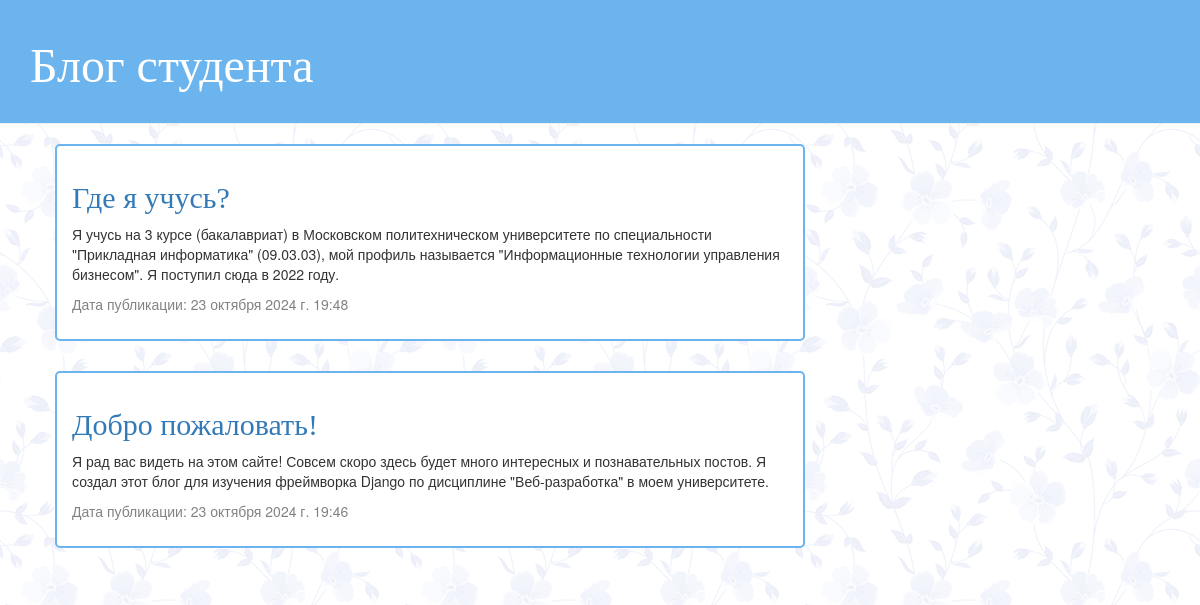
The page / on the database its author committed.
### blog/models.py (models this page shows, shortened)
class Post(models.Model):
    author = models.ForeignKey(settings.AUTH_USER_MODEL, on_delete=models.CASCADE)
    title = models.CharField(max_length=200)
    text = models.TextField()
    created_date = models.DateTimeField(default=timezone.now)
    published_date = models.DateTimeField(blank=True, null=True)

### blog/views.py (the view)
# urls.py: path('', views.post_list, name='post_list'),
def post_list(request):
    posts = Post.objects.filter(published_date__lte=timezone.now()).order_by('-published_date')
    return render(request, 'blog/post_list.html', {'posts': posts})

### blog/templates/blog/post_list.html
{% extends 'blog/base.html' %}
{% block content %}
    {% for post in posts %}
        <div class="post">
            <h2><a href="{% url 'post_detail' pk=post.pk %}">{{ post.title }}</a></h2>
            <p>{{ post.text|linebreaksbr }}</p>
						<div class="date">
               <p>Дата публикации: {{ post.published_date }}</p>
            </div>
        </div>
    {% endfor %}
{% endblock %}

### blog/templates/blog/base.html (shortened to what this page needs)
{% load static %}
<html>
    <head>
        <link rel="stylesheet" href="//maxcdn.bootstrapcdn.com/bootstrap/3.2.0/css/bootstrap.min.css">
        <link rel="stylesheet" href="//maxcdn.bootstrapcdn.com/bootstrap/3.2.0/css/bootstrap-theme.min.css">
        <link rel="stylesheet" href="{% static 'css/blog.css' %}">
    </head>
    <body>
        <div class="page-header">
            <h1><a href="/">Блог студента</a></h1>
        </div>
        <div class="content container">
            <div class="row">
                <div class="col-md-8">
                    {% block content %}
                    {% endblock %}
                </div>
            </div>
        </div>
    </body>
</html>

### blog/static/css/blog.css (style rules this page uses)
body { background: linear-gradient(rgba(255, 255, 255, 0.92), rgba(255, 255, 255, 0.92)), url("../images/background4.png"); }
h1 a { font-family: 'Italiana'; color: #ffffff; }
.page-header { background-color: #6CB4EE; margin-top: 0; padding: 20px 20px 20px 30px; }
.page-header h1, .page-header h1 a, .page-header h1 a:visited, .page-header h1 a:active { color: #ffffff; font-size: 36pt; text-decoration: none; }
.content { margin: 0 40px 0 40px; }
h2, h3, h4 { font-family: 'Italiana'; color: #000000; }
.date { color: #828282; }
.post { margin-bottom: 30px; border: solid 2px #6CB4EE; padding: 15px; border-radius: 5px; background-color: #ffffff; }

### rows shown on the page
Post: title "Где я учусь?", text "Я учусь на 3 курсе (бакалавриат) в Московском политехническом университете по специальности \"Прикладная информатика\" (09.03.03), мой профиль называется \"Информационные технологии управления бизнесом\". Я поступил сюда в 2022 году.", published_date "23 октября 2024 г. 19:48"
Post: title "Добро пожаловать!", text "Я рад вас видеть на этом сайте! Совсем скоро здесь будет много интересных и познавательных постов. Я создал этот блог для изучения фреймворка Django по дисциплине \"Веб-разработка\" в моем университете.", published_date "23 октября 2024 г. 19:46"
